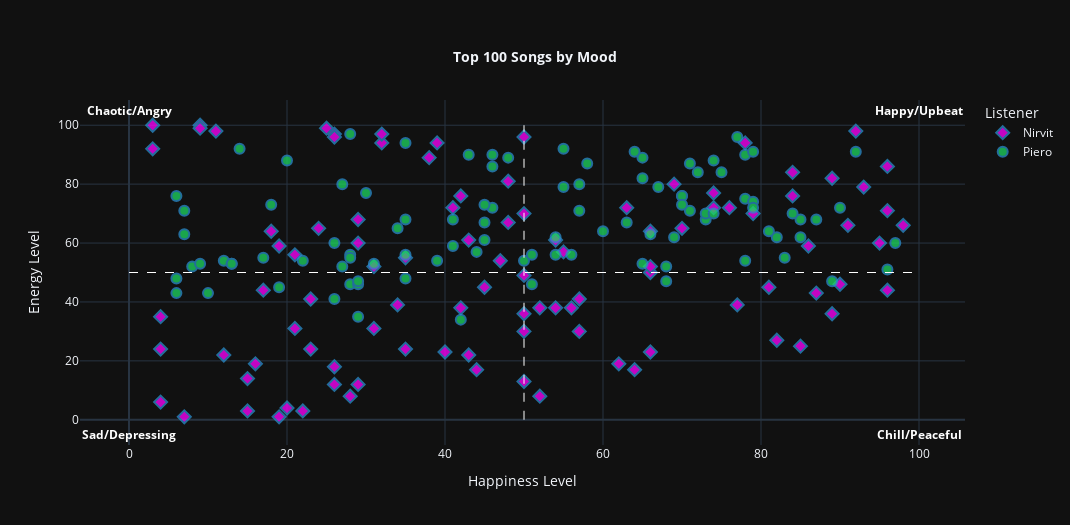

The notebook cell this image was saved under:
### Markdown cell above
### Interactive Scatterplot Comparing Similarity Between Music Tastes

### Code cell
import plotly.graph_objects as go

# Define colors for each playlist owner
color_map = {'Piero': '#1ED760', 'Nirvit': '#ff00ff'} #1db96e , #b91d82

# Define symbols for each playlist owner
symbol_map = {'Piero': 'circle', 'Nirvit': 'diamond'} #triangle-up

# Define a function to create scatter plot with my original dataset
def create_original_scatter_plot(all_songs):
    # Create scatter plot
    fig = go.Figure()

    # Add text markers when hovering over points
    for group, data in all_songs.groupby('Playlist Owner'):
        fig.add_trace(go.Scatter(
            x=data['Happy'],
            y=data['Energy'],
            opacity=0.75,
            mode='markers',
            name=group,
            text=data.apply(lambda row: f"Song: {row['Song']}, Artist: {row['Artist']}, Energy: {row['Energy']}, Happiness: {row['Happy']}", axis=1),  # Hover text
            marker=dict(
                color=color_map[group],  # Color points based on group
                size=10,
                symbol=symbol_map.get(group, 'circle'),
                line=dict(
                    color='#2a8ccb',
                    width=2
                )
            )
        ))

    # Scatterplot layout
    fig.update_layout(
        title={
            'text': "<b>Top 100 Songs by Mood</b>", # Top 100 Songs by Positivity and Energy Levels
            'font': {'size': 14},
            'x': 0.5,  # Centered title
            'y': 0.9  # Adjust vertical position of title
        },
        xaxis_title="Happiness Level",
        yaxis_title="Energy Level",
        legend_title="Listener",
        width=1070,  # Set width to 1000 pixels
        height=525,  # Set height to 600 pixels
        template="plotly_dark",
        # Make hover text white
        hoverlabel=dict( 
            font=dict(
                color="white"  # Text color inside hover label
            ))
        
    )


    # Label song mood quadrants
    fig.add_annotation(
        x=0, y=105,
        text="<b>Chaotic/Angry</b>",
        font=dict(
            size=12,
            color="white",
        ),
        showarrow=False
    ) 

    fig.add_annotation(
        x= 100, y=105,
        text="<b>Happy/Upbeat</b>",
        font=dict(
            size=12,
            color="white"
        ),
        showarrow=False
    )

    fig.add_annotation(
        x= 100, y=-5,
        text="<b>Chill/Peaceful</b>",
        font=dict(
            size=12,
            color="white"
        ),
        showarrow=False
    )

    fig.add_annotation(
        x=0, y=-5,
        text="<b>Sad/Depressing</b>",
        font=dict(
            size=12,
            color="white"
        ),
        showarrow=False
    )

    # Adding cross section to distinguish mood sectors

    # Vertical line
    fig.add_shape(
        type="line",
        x0=50, y0=0,
        x1=50, y1=100,
        line=dict(
            color="white",
            width=1,
            dash="dash"
        )
    )

    # Horizontal line
    fig.add_shape(
        type="line",
        x0=0, y0=50,
        x1=100, y1=50,
        line=dict(
            color="white",
            width=1,
            dash="dash"
        )
    )

    # Show the plot
    return fig

create_original_scatter_plot(all_songs)

### Figure 1 — Plotly figure (JSON) as saved in the notebook; plotly's stock layout.template omitted (floating-point values rounded to 4 significant figures)
{"data": [{"marker": {"color": "#ff00ff", "line": {"color": "#2a8ccb", "width": 2}, "size": 10, "symbol": "diamond"}, "mode": "markers", "name": "Nirvit", "opacity": 0.75, "text": ["Song: It Never Entered My Mind, Artist: Miles Davis Quintet, Energy: 22, Happiness: 12", "Song: Give It Back, Artist: Gaelle, Energy: 57, Happiness: 55", "Song: O Mundo É Um Moinho, Artist: Cartola, Energy: 30, Happiness: 50", "Song: Diddy Bop, Artist: Noname,Raury,Cam O'bi, Energy: 50, Happiness: 66", "Song: Reckless & Sweet, Artist: Amaarae, Energy: 55, Happiness: 35", "Song: None but the Rain, Artist: Townes Van Zandt, Energy: 12, Happiness: 26", "Song: forcing, Artist: mage tears, Energy: 3, Happiness: 22", "Song: Ashes from Your Burning Wood, Artist: Orion Rigel Dommisse, Energy: 12, Happiness: 29", "Song: 愛してる, Artist: callin', Energy: 31, Happiness: 31", "Song: Ditto, Artist: NewJeans, Energy: 64, Happiness: 18", "Song: Waiting Around to Die, Artist: Townes Van Zandt, Energy: 23, Happiness: 66", "Song: Doritos & Fritos, Artist: 100 gecs, Energy: 98, Happiness: 92", "Song: Selfish Sleep, Artist: Lord Snow, Energy: 100, Happiness: 9", "Song: All I Need, Artist: Noname,Xavier Omär, Energy: 36, Happiness: 50", "Song: TQM, Artist: Fuerza Regida, Energy: 86, Happiness: 96", "Song: いかれたNeet, Artist: Shinsei Kamattechan, Energy: 89, Happiness: 38", "Song: You Can't Blame Me, Artist: Johnson, Hawkins, Tatum & Durr, Energy: 72, Happiness: 74", "Song: Forever, Artist: Noname,Ravyn Lenae,Joseph Chilliams, Energy: 66, Happiness: 91", "Song: OMG, Artist: NewJeans, Energy: 77, Happiness: 74", "Song: You Are Mine, Artist: Jay Robinson, Energy: 39, Happiness: 34", "Song: Do I Ever Cross Your Mind, Artist: Chet Atkins, Energy: 27, Happiness: 82", "Song: Freedom Interlude, Artist: Noname, Energy: 72, Happiness: 76", "Song: Columbine, Artist: Townes Van Zandt, Energy: 19, Happiness: 62", "Song: きみのうた, Artist: Rei Yasuda, Energy: 68, Happiness: 29", "Song: Cookie, Artist: NewJeans, Energy: 64, Happiness: 66", "Song: Yesterday, Artist: Noname, Energy: 54, Happiness: 47", "Song: Kiss the Ladder, Artist: Fleshwater, Energy: 99, Happiness: 25", "Song: Espinha de Bacalhau, Artist: Paulo Moura, Energy: 70, Happiness: 79", "Song: Skating In Central Park, Artist: Bill Evans,Jim Hall, Energy: 3, Happiness: 15", "Song: Casket Pretty, Artist: Noname, Energy: 49, Happiness: 50", "Song: My Shadow, Artist: Jay Reatard, Energy: 94, Happiness: 32", "Song: Tell Me, Artist: Groove Theory, Energy: 36, Happiness: 89", "Song: Be Your Girl, Artist: Teedra Moses, Energy: 72, Happiness: 63", "Song: Sunny Duet, Artist: Noname,theMIND, Energy: 46, Happiness: 90", "Song: Suite bergamasque, L. 75: III. Clair de lune, Artist: Claude Debussy,Philippe Entremont, Energy: 6, Happiness: 4", "Song: Thank You DubNation! (the page will never be long enough), Artist: herlovebeheadsdaisies, Energy: 60, Happiness: 29", "Song: i'm going to fail my class, Artist: mage tears, Energy: 8, Happiness: 28", "Song: Shadow Man, Artist: Noname,Smino,Phoelix,Saba, Energy: 45, Happiness: 45", "Song: Bb, Artist: Lord Snow, Energy: 38, Happiness: 54", "Song: Uncover, Artist: LOOΠΔ / ODD EYE CIRCLE, Energy: 76, Happiness: 42", "Song: The Mystery, Artist: Idaho, Energy: 14, Happiness: 15", "Song: Reality Check, Artist: Noname,Eryn Allen Kane,Akenya, Energy: 52, Happiness: 66", "Song: Minha, Artist: Cartola, Energy: 60, Happiness: 95", "Song: (Quicksilver Daydreams Of) Maria, Artist: Townes Van Zandt, Energy: 17, Happiness: 44", "Song: 지문 Fingerprint, Artist: Ahn Dayoung, Energy: 52, Happiness: 31", "Song: Bye Bye Baby, Artist: Noname, Energy: 38, Happiness: 52", "Song: The Orange Cliffs, Artist: Idaho, Energy: 35, Happiness: 4", "Song: Wish I Didn't Miss You, Artist: Angie Stone, Energy: 76, Happiness: 84", "Song: Alone Together - Mono, Artist: Chet Baker, Energy: 4, Happiness: 20", "Song: You And Me, Artist: Penny & The Quarters, Energy: 18, Happiness: 26", "Song: Aconteceu, Artist: Cartola, Energy: 66, Happiness: 98", "Song: homeswitcher, Artist: Jane Remover,kmoe, Energy: 97, Happiness: 32", "Song: Fare Thee Well, Miss Carousel, Artist: Townes Van Zandt, Energy: 41, Happiness: 57", "Song: So Much Water, Artist: Tacoma Radar, Energy: 24, Happiness: 35", "Song: Cordas De Aço, Artist: Cartola, Energy: 39, Happiness: 77", "Song: XI, Artist: Youth Novel, Energy: 56, Happiness: 21", "Song: Colorado Girl, Artist: Townes Van Zandt, Energy: 8, Happiness: 52", "Song: Fallen, Artist: Mýa, Energy: 61, Happiness: 43", "Song: Corra E Olhe O Céu, Artist: Cartola, Energy: 59, Happiness: 86", "Song: Knees, Artist: Controlled Bleeding, Energy: 92, Happiness: 3", "Song: Don't Take It Too Bad, Artist: Townes Van Zandt, Energy: 13, Happiness: 50", "Song: Dally (feat. GRAY), Artist: HYOLYN,GRAY, Energy: 82, Happiness: 89", "Song: As Rosas Não Falam, Artist: Cartola, Energy: 45, Happiness: 81", "Song: Attention, Artist: NewJeans, Energy: 65, Happiness: 70", "Song: Tons e Semitons, Artist: Paulinho Nogueira, Energy: 19, Happiness: 16", "Song: Girl Front, Artist: LOOΠΔ / ODD EYE CIRCLE, Energy: 80, Happiness: 69", "Song: Tive Sim, Artist: Cartola, Energy: 71, Happiness: 96", "Song: I'll Be Here in the Morning, Artist: Townes Van Zandt, Energy: 17, Happiness: 64", "Song: Yellowmarillo // Booker Dewitt, Artist: Lord Snow, Energy: 97, Happiness: 26", "Song: Wasted Eyes, Artist: Amaarae, Energy: 61, Happiness: 54", "Song: Disfarça E Chora, Artist: Cartola, Energy: 44, Happiness: 96", "Song: town, Artist: mage tears, Energy: 1, Happiness: 7", "Song: The Landing, Artist: Duster, Energy: 31, Happiness: 21", "Song: Addict, Artist: Tei Shi, Energy: 38, Happiness: 42", "Song: O Sol Nascerá (A Sorrir), Artist: Cartola, Energy: 79, Happiness: 93", "Song: Erosion of Everything, Artist: Eyelet, Energy: 98, Happiness: 11", "Song: Love Hurts (with The Fallen Angels) - Live, Artist: Gram Parsons,The Fallen Angels, Energy: 24, Happiness: 23", "Song: Goin' Home, Artist: Dinosaur Jr., Energy: 70, Happiness: 50", "Song: Officially Missing You, Artist: Tamia, Energy: 41, Happiness: 23", "Song: ナツノハナ, Artist: JUJU, Energy: 59, Happiness: 19", "Song: 黄昏のBAY CITY, Artist: Junko Yagami, Energy: 84, Happiness: 84", "Song: 猫になりたい, Artist: Tsuji Ayano, Energy: 22, Happiness: 43", "Song: Bachianinha No. 1, Artist: Paulinho Nogueira, Energy: 38, Happiness: 56", "Song: Hype Boy, Artist: NewJeans, Energy: 94, Happiness: 78", "Song: Lungs, Artist: Townes Van Zandt, Energy: 30, Happiness: 57", "Song: No More Like That, Artist: Eiafuawn, Energy: 43, Happiness: 87", "Song: pretty satan, Artist: mage tears, Energy: 1, Happiness: 19", "Song: Try Not to Destroy Everything You Love, Artist: An Autumn for Crippled Children, Energy: 65, Happiness: 24", "Song: drive ME crazy!, Artist: Lil Yachty, Energy: 81, Happiness: 48", "Song: Self-Destruct, Artist: Origami Angel, Energy: 94, Happiness: 39", "Song: No One Else But You, Artist: The Eptones,Jox, Energy: 67, Happiness: 48", "Song: The Background Static of Perpetual Discontent, Artist: Lord Snow, Energy: 100, Happiness: 3", "Song: See you again - 電影 “聲之形” 主題曲, Artist: Leah Dou, Energy: 24, Happiness: 4", "Song: Noah Fence, Artist: Origami Angel, Energy: 96, Happiness: 50", "Song: Twin, Artist: Ouri, Energy: 23, Happiness: 40", "Song: FLASH CASANOVA, Artist: Yabujin, Energy: 72, Happiness: 41", "Song: Sinceramente, Artist: Sérgio Sampaio, Energy: 25, Happiness: 85", "Song: 24 Hr Drive-Thru, Artist: Origami Angel, Energy: 96, Happiness: 26", "Song: If I Ain't Got You, Artist: Alicia Keys, Energy: 44, Happiness: 17", "Song: Solitude, Artist: Lord Snow, Energy: 99, Happiness: 9"], "type": "scatter", "x": [12, 55, 50, 66, 35, 26, 22, 29, 31, 18, 66, 92, 9, 50, 96, 38, 74, 91, 74, 34, 82, 76, 62, 29, 66, 47, 25, 79, 15, 50, 32, 89, 63, 90, 4, 29, 28, 45, 54, 42, 15, 66, 95, 44, 31, 52, 4, 84, 20, 26, 98, 32, 57, 35, 77, 21, 52, 43, 86, 3, 50, 89, 81, 70, 16, 69, 96, 64, 26, 54, 96, 7, 21, 42, 93, 11, 23, 50, 23, 19, 84, 43, 56, 78, 57, 87, 19, 24, 48, 39, 48, 3, 4, 50, 40, 41, 85, 26, 17, 9], "y": [22, 57, 30, 50, 55, 12, 3, 12, 31, 64, 23, 98, 100, 36, 86, 89, 72, 66, 77, 39, 27, 72, 19, 68, 64, 54, 99, 70, 3, 49, 94, 36, 72, 46, 6, 60, 8, 45, 38, 76, 14, 52, 60, 17, 52, 38, 35, 76, 4, 18, 66, 97, 41, 24, 39, 56, 8, 61, 59, 92, 13, 82, 45, 65, 19, 80, 71, 17, 97, 61, 44, 1, 31, 38, 79, 98, 24, 70, 41, 59, 84, 22, 38, 94, 30, 43, 1, 65, 81, 94, 67, 100, 24, 96, 23, 72, 25, 96, 44, 99]}, {"marker": {"color": "#1ED760", "line": {"color": "#2a8ccb", "width": 2}, "size": 10, "symbol": "circle"}, "mode": "markers", "name": "Piero", "opacity": 0.75, "text": ["Song: CAN'T SAY, Artist: Travis Scott, Energy: 71, Happiness: 71", "Song: New Gold (feat. Tame Impala and Bootie Brown), Artist: Gorillaz,Tame Impala,Bootie Brown, Energy: 92, Happiness: 55", "Song: 1AM FREESTYLE, Artist: Joji, Energy: 54, Happiness: 12", "Song: 20 Min, Artist: Lil Uzi Vert, Energy: 75, Happiness: 78", "Song: The Less I Know The Better, Artist: Tame Impala, Energy: 74, Happiness: 79", "Song: HIGHEST IN THE ROOM, Artist: Travis Scott, Energy: 43, Happiness: 6", "Song: Jesus Freak Lighter, Artist: Blood Orange, Energy: 92, Happiness: 14", "Song: The Way Life Goes (feat. Oh Wonder), Artist: Lil Uzi Vert,Oh Wonder, Energy: 76, Happiness: 70", "Song: Lost In Yesterday, Artist: Tame Impala, Energy: 84, Happiness: 75", "Song: Crew (feat. Brent Faiyaz & Shy Glizzy), Artist: GoldLink,Brent Faiyaz,Shy Glizzy, Energy: 61, Happiness: 45", "Song: Tormenta (feat. Bad Bunny), Artist: Gorillaz,Bad Bunny, Energy: 77, Happiness: 30", "Song: Rebuke, Artist: KAYTRAMINÉ,Aminé,KAYTRANADA, Energy: 56, Happiness: 56", "Song: 90210 (feat. Kacy Hill), Artist: Travis Scott,Kacy Hill, Energy: 53, Happiness: 31", "Song: You're Not Good Enough, Artist: Blood Orange, Energy: 80, Happiness: 57", "Song: Cracker Island (feat. Thundercat), Artist: Gorillaz,Thundercat, Energy: 91, Happiness: 64", "Song: REEL IT IN, Artist: Aminé, Energy: 34, Happiness: 42", "Song: I KNOW ?, Artist: Travis Scott, Energy: 62, Happiness: 82", "Song: The Bay, Artist: Metronomy, Energy: 47, Happiness: 89", "Song: Hell N Back, Artist: Bakar, Energy: 68, Happiness: 73", "Song: Around the World, Artist: Red Hot Chili Peppers, Energy: 96, Happiness: 77", "Song: The Tired Influencer, Artist: Gorillaz, Energy: 82, Happiness: 65", "Song: Impossible, Artist: Travis Scott, Energy: 46, Happiness: 28", "Song: Out Of Your League, Artist: Blood Orange,Steve Lacy, Energy: 47, Happiness: 68", "Song: Hold My Head, Artist: Kenny Beats, Energy: 79, Happiness: 55", "Song: Oil (feat. Stevie Nicks), Artist: Gorillaz,Stevie Nicks, Energy: 94, Happiness: 35", "Song: YUKON (INTERLUDE), Artist: Joji, Energy: 71, Happiness: 7", "Song: Orlando, Artist: Blood Orange, Energy: 53, Happiness: 65", "Song: Doin' it Right (feat. Panda Bear), Artist: Daft Punk,Panda Bear, Energy: 45, Happiness: 19", "Song: Phone Numbers, Artist: Dominic Fike,Kenny Beats, Energy: 54, Happiness: 78", "Song: Breathe, Artist: 88rising,Joji,Don Krez, Energy: 52, Happiness: 8", "Song: Int'l Players Anthem (I Choose You), Artist: UGK,Outkast, Energy: 68, Happiness: 85", "Song: Feelin' Lovely, Artist: Devonté Hynes,Connan Mockasin, Energy: 76, Happiness: 70", "Song: Black Summer, Artist: Red Hot Chili Peppers, Energy: 68, Happiness: 35", "Song: pick up the phone, Artist: Young Thug,Travis Scott, Energy: 72, Happiness: 46", "Song: The Look, Artist: Metronomy, Energy: 54, Happiness: 50", "Song: Silent Running (feat. Adeleye Omotayo), Artist: Gorillaz,Adeleye Omotayo, Energy: 90, Happiness: 78", "Song: LVL, Artist: A$AP Rocky, Energy: 43, Happiness: 10", "Song: lose, Artist: Travis Scott, Energy: 56, Happiness: 28", "Song: It Is Not Meant To Be, Artist: Tame Impala, Energy: 90, Happiness: 46", "Song: Skinny Ape, Artist: Gorillaz, Energy: 87, Happiness: 58", "Song: Leather Jacket, Artist: HYUKOH, Energy: 88, Happiness: 74", "Song: Undertow, Artist: Dan Auerbach, Energy: 73, Happiness: 70", "Song: The High Road, Artist: Broken Bells, Energy: 64, Happiness: 60", "Song: Tarantula, Artist: Gorillaz, Energy: 91, Happiness: 79", "Song: Something You Know, Artist: Blood Orange, Energy: 41, Happiness: 26", "Song: Techno Show, Artist: Peach Pit, Energy: 72, Happiness: 90", "Song: Antidote, Artist: Travis Scott, Energy: 53, Happiness: 13", "Song: So Strange (feat. Cuco), Artist: Polyphia,Cuco, Energy: 89, Happiness: 48", "Song: Brown Skin Lady, Artist: Black Star, Energy: 55, Happiness: 83", "Song: GLBTM (Studio Outtakes), Artist: Daft Punk, Energy: 56, Happiness: 35", "Song: Nightcrawler (feat. Swae Lee & Chief Keef), Artist: Travis Scott,Swae Lee,Chief Keef, Energy: 73, Happiness: 18", "Song: Charcoal Baby, Artist: Blood Orange, Energy: 46, Happiness: 51", "Song: Gotta Get Away, Artist: The Black Keys, Energy: 84, Happiness: 72", "Song: Still, Artist: Kenny Beats, Energy: 70, Happiness: 84", "Song: Mayonaise - 2011 Remaster, Artist: The Smashing Pumpkins, Energy: 53, Happiness: 9", "Song: Daughter - Remastered, Artist: Pearl Jam, Energy: 70, Happiness: 73", "Song: Funny Thing, Artist: Thundercat, Energy: 89, Happiness: 65", "Song: It Ain't Over, Artist: The Black Keys, Energy: 56, Happiness: 51", "Song: Feeling Like The End, Artist: Joji, Energy: 67, Happiness: 63", "Song: FE!N (feat. Playboi Carti), Artist: Travis Scott,Playboi Carti, Energy: 88, Happiness: 20", "Song: Saint, Artist: Blood Orange, Energy: 63, Happiness: 7", "Song: Amber, Artist: 311, Energy: 70, Happiness: 74", "Song: Everything Goes My Way, Artist: Metronomy, Energy: 56, Happiness: 54", "Song: Take What You Want (feat. Ozzy Osbourne & Travis Scott), Artist: Post Malone,Ozzy Osbourne,Travis Scott, Energy: 80, Happiness: 27", "Song: Bound, Artist: Wet,Blood Orange, Energy: 52, Happiness: 27", "Song: Am I Dreaming (Metro Boomin & A$AP Rocky, Roisee), Artist: Metro Boomin,A$AP Rocky,Roisee, Energy: 53, Happiness: 13", "Song: Lay My Claim, Artist: Rebelution, Energy: 62, Happiness: 85", "Song: K-POP, Artist: Travis Scott,Bad Bunny,The Weeknd, Energy: 62, Happiness: 54", "Song: Someday, Artist: The Strokes, Energy: 52, Happiness: 68", "Song: Calling (Spider-Man: Across the Spider-Verse) (Metro Boomin & Swae Lee, NAV, feat. A Boogie Wit da Hoodie), Artist: Metro Boomin,Swae Lee,NAV,A Boogie Wit da Hoodie, Energy: 54, Happiness: 22", "Song: Pretty Lady, Artist: Rebelution, Energy: 62, Happiness: 69", "Song: 5% TINT, Artist: Travis Scott, Energy: 48, Happiness: 6", "Song: I Just Threw Out The Love Of My Dreams, Artist: Weezer, Energy: 97, Happiness: 28", "Song: Pasture Child, Artist: Dominic Fike, Energy: 67, Happiness: 45", "Song: Follow God, Artist: Kanye West, Energy: 90, Happiness: 43", "Song: Love Galore (feat. Travis Scott), Artist: SZA,Travis Scott, Energy: 59, Happiness: 41", "Song: Supersoaker, Artist: Kings of Leon, Energy: 87, Happiness: 71", "Song: Hot Air Balloon, Artist: Don Diablo,AR/CO, Energy: 71, Happiness: 57", "Song: Life Goes On, Artist: Lil Baby,Gunna,Lil Uzi Vert, Energy: 54, Happiness: 39", "Song: ASTROTHUNDER, Artist: Travis Scott, Energy: 46, Happiness: 29", "Song: Had Enough (feat. Quavo & Offset), Artist: Don Toliver,Offset,Quavo, Energy: 79, Happiness: 67", "Song: Father Stretch My Hands Pt. 1, Artist: Kanye West, Energy: 57, Happiness: 44", "Song: Baby Queen, Artist: Gorillaz, Energy: 86, Happiness: 46", "Song: Pornography, Artist: Travis Scott, Energy: 65, Happiness: 34", "Song: Stay, Artist: Post Malone, Energy: 48, Happiness: 35", "Song: Giorgio by Moroder, Artist: Daft Punk, Energy: 68, Happiness: 41", "Song: Hummingbird (Metro Boomin & James Blake), Artist: Metro Boomin,James Blake, Energy: 60, Happiness: 26", "Song: SICKO MODE, Artist: Travis Scott, Energy: 73, Happiness: 45", "Song: Yellow Ledbetter, Artist: Pearl Jam, Energy: 35, Happiness: 29", "Song: Fragments of Time (feat. Todd Edwards), Artist: Daft Punk,Todd Edwards, Energy: 51, Happiness: 96", "Song: Mumbo Sugar, Artist: Arc De Soleil, Energy: 60, Happiness: 97", "Song: Fair Trade (with Travis Scott), Artist: Drake,Travis Scott, Energy: 47, Happiness: 29", "Song: Ain't No Rest For The Wicked - Original Version, Artist: Cage The Elephant, Energy: 91, Happiness: 92", "Song: Outta Control, Artist: Rebelution, Energy: 63, Happiness: 66", "Song: All The Way Live (Spider-Man: Across the Spider-Verse) (Metro Boomin & Future, Lil Uzi Vert), Artist: Metro Boomin,Future,Lil Uzi Vert, Energy: 55, Happiness: 28", "Song: way back, Artist: Travis Scott, Energy: 55, Happiness: 17", "Song: Peace and Love, Artist: Red Hot Chili Peppers, Energy: 68, Happiness: 87", "Song: More Than Ever, Artist: Rebelution, Energy: 64, Happiness: 81", "Song: Pulp of Youth, Artist: The Growlers, Energy: 72, Happiness: 79", "Song: NC-17, Artist: Travis Scott, Energy: 76, Happiness: 6"], "type": "scatter", "x": [71, 55, 12, 78, 79, 6, 14, 70, 75, 45, 30, 56, 31, 57, 64, 42, 82, 89, 73, 77, 65, 28, 68, 55, 35, 7, 65, 19, 78, 8, 85, 70, 35, 46, 50, 78, 10, 28, 46, 58, 74, 70, 60, 79, 26, 90, 13, 48, 83, 35, 18, 51, 72, 84, 9, 73, 65, 51, 63, 20, 7, 74, 54, 27, 27, 13, 85, 54, 68, 22, 69, 6, 28, 45, 43, 41, 71, 57, 39, 29, 67, 44, 46, 34, 35, 41, 26, 45, 29, 96, 97, 29, 92, 66, 28, 17, 87, 81, 79, 6], "y": [71, 92, 54, 75, 74, 43, 92, 76, 84, 61, 77, 56, 53, 80, 91, 34, 62, 47, 68, 96, 82, 46, 47, 79, 94, 71, 53, 45, 54, 52, 68, 76, 68, 72, 54, 90, 43, 56, 90, 87, 88, 73, 64, 91, 41, 72, 53, 89, 55, 56, 73, 46, 84, 70, 53, 70, 89, 56, 67, 88, 63, 70, 56, 80, 52, 53, 62, 62, 52, 54, 62, 48, 97, 67, 90, 59, 87, 71, 54, 46, 79, 57, 86, 65, 48, 68, 60, 73, 35, 51, 60, 47, 91, 63, 55, 55, 68, 64, 72, 76]}], "layout": {"annotations": [{"font": {"color": "white", "size": 12}, "showarrow": false, "text": "<b>Chaotic/Angry</b>", "x": 0, "y": 105}, {"font": {"color": "white", "size": 12}, "showarrow": false, "text": "<b>Happy/Upbeat</b>", "x": 100, "y": 105}, {"font": {"color": "white", "size": 12}, "showarrow": false, "text": "<b>Chill/Peaceful</b>", "x": 100, "y": -5}, {"font": {"color": "white", "size": 12}, "showarrow": false, "text": "<b>Sad/Depressing</b>", "x": 0, "y": -5}], "height": 525, "hoverlabel": {"font": {"color": "white"}}, "legend": {"title": {"text": "Listener"}}, "shapes": [{"line": {"color": "white", "dash": "dash", "width": 1}, "type": "line", "x0": 50, "x1": 50, "y0": 0, "y1": 100}, {"line": {"color": "white", "dash": "dash", "width": 1}, "type": "line", "x0": 0, "x1": 100, "y0": 50, "y1": 50}], "title": {"font": {"size": 14}, "text": "<b>Top 100 Songs by Mood</b>", "x": 0.5, "y": 0.9}, "width": 1070, "xaxis": {"title": {"text": "Happiness Level"}}, "yaxis": {"title": {"text": "Energy Level"}}}}
